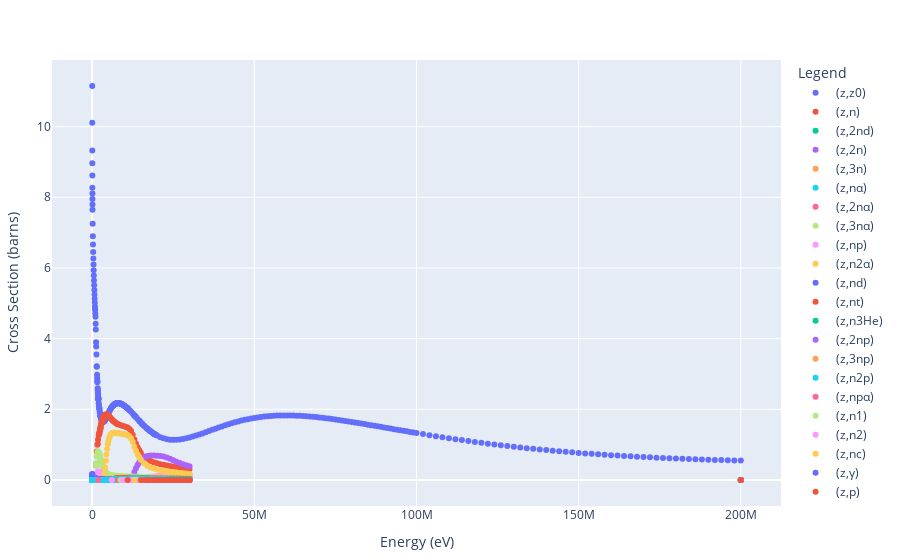

The cell this chart's notebook holds for it:
### Code cell
MTs = get_unique_MTs(file_path, true)
trace = [PlotlyJS.scatter(
    x=energy_and_cross_section(file_path, MT, true)[1], 
    y=energy_and_cross_section(file_path, MT, true)[2], 
    mode="markers", name=mt_reactions[MT]) for MT in MTs
    if MT in keys(mt_reactions)]
PlotlyJS.plot(trace,
    Layout(
    xaxis_title="Energy (eV)",
    yaxis_title="Cross Section (barns)",
    legend_title_text="Legend"
))
